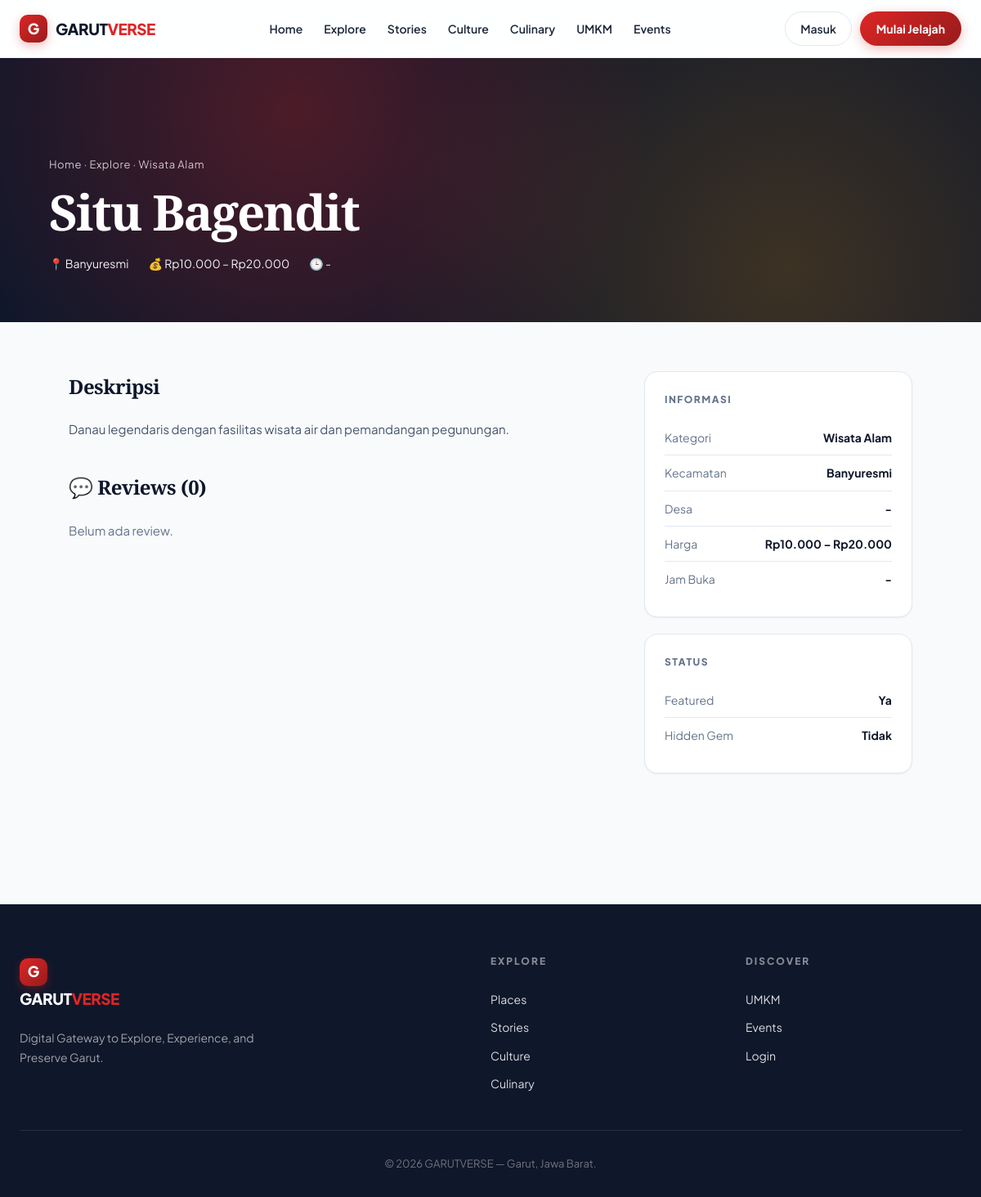
Screenshot of /detail.php?slug=situ-bagendit with the database file from the repository.
### tables this page shows
CREATE TABLE `places` (
  `id` bigint(20) UNSIGNED NOT NULL,
  `category_id` bigint(20) UNSIGNED NOT NULL,
  `name` varchar(150) NOT NULL,
  `slug` varchar(180) NOT NULL,
  `description` text DEFAULT NULL,
  `address` varchar(255) DEFAULT NULL,
  `district_id` bigint(20) UNSIGNED DEFAULT NULL,
  `village_id` bigint(20) UNSIGNED DEFAULT NULL,
  `latitude` decimal(10,7) DEFAULT NULL,
  `longitude` decimal(10,7) DEFAULT NULL,
  `price_min` int(10) UNSIGNED DEFAULT NULL,
  `price_max` int(10) UNSIGNED DEFAULT NULL,
  `opening_hours` varchar(255) DEFAULT NULL,
  `phone` varchar(30) DEFAULT NULL,
  `website` varchar(255) DEFAULT NULL,
  `is_hidden_gem` tinyint(1) NOT NULL DEFAULT 0,
  `is_featured` tinyint(1) NOT NULL DEFAULT 0,
  `status` enum('draft','published','archived') NOT NULL DEFAULT 'published',
  `created_by` bigint(20) UNSIGNED DEFAULT NULL,
  `created_at` datetime NOT NULL DEFAULT current_timestamp(),
  `updated_at` datetime NOT NULL DEFAULT current_timestamp() ON UPDATE current_timestamp()
);

CREATE TABLE `categories` (
  `id` bigint(20) UNSIGNED NOT NULL,
  `name` varchar(80) NOT NULL,
  `slug` varchar(100) NOT NULL,
  `icon` varchar(100) DEFAULT NULL,
  `description` text DEFAULT NULL,
  `created_at` datetime NOT NULL DEFAULT current_timestamp(),
  `updated_at` datetime NOT NULL DEFAULT current_timestamp() ON UPDATE current_timestamp()
);

CREATE TABLE `districts` (
  `id` bigint(20) UNSIGNED NOT NULL,
  `name` varchar(100) NOT NULL,
  `created_at` datetime NOT NULL DEFAULT current_timestamp()
);

### config.php (called while the page is built, shortened)
<?php
function priceLabel($min, $max) {
    return 'Rp' . number_format($min,0,',','.') . ' – Rp' . number_format($max,0,',','.');
}
function e($str) { return htmlspecialchars($str ?? '', ENT_QUOTES, 'UTF-8'); }

### detail.php (the view, shortened to what this page needs)
<?php
require 'config.php';
$slug = $_GET['slug'] ?? '';
$stmt = $conn->prepare("
  SELECT p.*, c.name AS category_name, d.name AS district_name, v.name AS village_name
  FROM places p
  LEFT JOIN categories c ON c.id = p.category_id
  LEFT JOIN districts  d ON d.id = p.district_id
  LEFT JOIN villages   v ON v.id = p.village_id
  WHERE p.slug = ? LIMIT 1
");
$stmt->bind_param('s', $slug);
$stmt->execute();
$place = $stmt->get_result()->fetch_assoc();
$rev = $conn->prepare("SELECT r.*, pr.name AS user_name FROM reviews r JOIN profiles pr ON pr.id=r.user_id WHERE r.place_id=? AND r.status='approved' ORDER BY r.created_at DESC");
$rev->bind_param('i', $place['id']); $rev->execute();
$reviews = $rev->get_result()->fetch_all(MYSQLI_ASSOC);
include 'includes/header.php';
?>
<div class="detail-hero">
  <div class="detail-hero-inner">
    <div class="crumb">
      <a href="index.php">Home</a> · <a href="explore.php">Explore</a> · <?= e($place['category_name']) ?>
    </div>
    <h1><?= e($place['name']) ?></h1>
    <div class="meta">
      <span>📍 <?= e($place['district_name'] ?? '-') ?><?= $place['village_name'] ? ', ' . e($place['village_name']) : '' ?></span>
      <span>💰 <?= priceLabel($place['price_min'], $place['price_max']) ?></span>
      <span>🕒 <?= e($place['opening_hours'] ?? '-') ?></span>
    </div>
  </div>
</div>
<section class="detail-body">
  <div class="detail-grid">
    <div>
      <div class="detail-section">
        <h2>Deskripsi</h2>
        <p><?= nl2br(e($place['description'] ?? '-')) ?></p>
      </div>
      <div class="detail-section">
        <h2>💬 Reviews (<?= count($reviews) ?>)</h2>
        <?php if (empty($reviews)): ?>
          <p style="color:var(--muted);">Belum ada review.</p>
        <?php endif; ?>
      </div>
    </div>
    <aside>
      <div class="sidebar-box">
        <h3>Informasi</h3>
        <ul>
          <li><span>Kategori</span><b><?= e($place['category_name']) ?></b></li>
          <li><span>Kecamatan</span><b><?= e($place['district_name'] ?? '-') ?></b></li>
          <li><span>Desa</span><b><?= e($place['village_name'] ?? '-') ?></b></li>
          <li><span>Harga</span><b><?= priceLabel($place['price_min'], $place['price_max']) ?></b></li>
          <li><span>Jam Buka</span><b><?= e($place['opening_hours'] ?? '-') ?></b></li>
        </ul>
      </div>
      <div class="sidebar-box">
        <h3>Status</h3>
        <ul>
          <li><span>Featured</span><b><?= $place['is_featured'] ? 'Ya' : 'Tidak' ?></b></li>
          <li><span>Hidden Gem</span><b><?= $place['is_hidden_gem'] ? 'Ya' : 'Tidak' ?></b></li>
        </ul>
      </div>
    </aside>
  </div>
</section>
<?php include 'includes/footer.php'; ?>

### assets/style.css (style rules this page uses)
:root { --primary: #DC2626; --primary-dark: #991B1B; --accent: #F59E0B; --secondary: #0F172A; --ink: #0F172A; --text: #1E293B; --muted: #64748B; --border: #E2E8F0; --bg: #F8FAFC; --surface: #FFFFFF; --shadow-sm: 0 1px 2px rgba(15,23,42,0.06); --shadow: 0 4px 12px rgba(15,23,42,0.08); --shadow-lg: 0 20px 40px rgba(15,23,42,0.12); --radius: 16px; --radius-lg: 24px; }
* { box-sizing: border-box; margin: 0; padding: 0; }
html { scroll-behavior: smooth; }
body { font-family: 'Plus Jakarta Sans', -apple-system, sans-serif; background: var(--bg); color: var(--text); line-height: 1.6; -webkit-font-smoothing: antialiased; }
a { color: inherit; text-decoration: none; }
.detail-hero { background: var(--secondary); color: white; padding: 120px 24px 60px; position: relative; overflow: hidden; }
.detail-hero::before { content: ''; position: absolute; inset: 0; background: radial-gradient(circle at 30% 20%, rgba(220,38,38,0.3), transparent 50%), radial-gradient(circle at 80% 80%, rgba(245,158,11,0.2), transparent 50%); }
.detail-hero-inner { max-width: 1080px; margin: 0 auto; position: relative; z-index: 1; }
.detail-hero .crumb { font-size: 13px; opacity: 0.75; margin-bottom: 16px; letter-spacing: 0.5px; }
.detail-hero h1 { font-family: 'Playfair Display', serif; font-size: clamp(32px, 5vw, 60px); font-weight: 700; letter-spacing: -2px; margin-bottom: 20px; line-height: 1.05; }
.detail-hero .meta { display: flex; flex-wrap: wrap; gap: 24px; font-size: 14px; opacity: 0.95; }
.detail-hero .meta span { display: flex; align-items: center; gap: 6px; }
.detail-body { max-width: 1080px; margin: 0 auto; padding: 60px 24px; }
.detail-grid { display: grid; grid-template-columns: 2fr 1fr; gap: 48px; }
.detail-section { margin-bottom: 40px; }
.detail-section h2 { font-family: 'Playfair Display', serif; font-size: 24px; font-weight: 700; margin-bottom: 20px; color: var(--ink); letter-spacing: -0.5px; display: flex; align-items: center; gap: 10px; }
.detail-section p { font-size: 15px; color: #475569; margin-bottom: 12px; line-height: 1.7; }
.sidebar-box { background: white; border: 1px solid var(--border); border-radius: var(--radius); padding: 24px; margin-bottom: 20px; box-shadow: var(--shadow-sm); }
.sidebar-box h3 { font-size: 12px; font-weight: 800; text-transform: uppercase; letter-spacing: 1.5px; color: var(--muted); margin-bottom: 16px; }
.sidebar-box ul { list-style: none; }
.sidebar-box li { font-size: 14px; padding: 10px 0; border-bottom: 1px solid var(--border); display: flex; justify-content: space-between; gap: 12px; }
.sidebar-box li:last-child { border-bottom: none; }
.sidebar-box li span { color: var(--muted); }
.sidebar-box li b { color: var(--ink); text-align: right; }

### rows the page displays
places: category.name "Wisata Alam", name "Situ Bagendit", district.name "Banyuresmi", priceLabel($place['price_min'], $place['price_max']) "Rp10.000 – Rp20.000", opening_hours "-", description "Danau legendaris dengan fasilitas wisata air dan pemandangan pegunungan."

### other values shown
count($reviews) "0"
$place['village_name'] "-"
